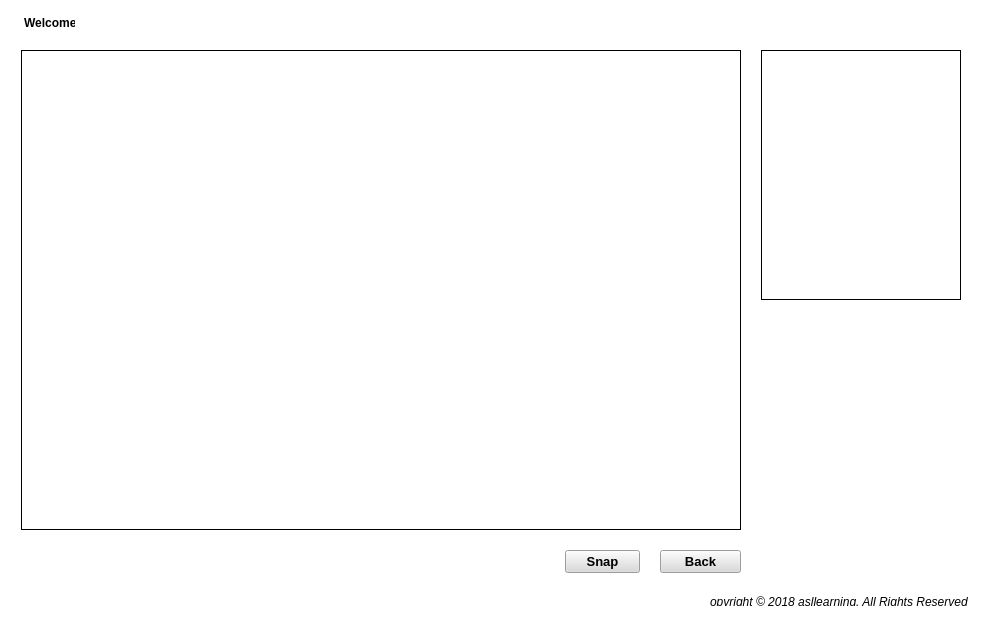
<?xml version="1.0" encoding="UTF-8"?>
<ui version="4.0">
 <class>ASL_predictor</class>
 <widget class="QMainWindow" name="ASL_predictor">
  <property name="geometry">
   <rect>
    <x>0</x>
    <y>0</y>
    <width>982</width>
    <height>628</height>
   </rect>
  </property>
  <property name="windowTitle">
   <string>ASL Learning - Predictor</string>
  </property>
  <property name="windowIcon">
   <iconset>
    <normaloff>favasl.png</normaloff>favasl.png</iconset>
  </property>
  <property name="autoFillBackground">
   <bool>false</bool>
  </property>
  <property name="styleSheet">
   <string notr="true">background-color: rgb(255, 255, 255);</string>
  </property>
  <property name="documentMode">
   <bool>false</bool>
  </property>
  <widget class="QWidget" name="centralwidget">
   <widget class="QLabel" name="lbl_time">
    <property name="geometry">
     <rect>
      <x>897</x>
      <y>10</y>
      <width>61</width>
      <height>21</height>
     </rect>
    </property>
    <property name="font">
     <font>
      <pointsize>10</pointsize>
      <weight>75</weight>
      <bold>true</bold>
     </font>
    </property>
    <property name="text">
     <string>&lt;time&gt;</string>
    </property>
    <property name="alignment">
     <set>Qt::AlignRight|Qt::AlignTrailing|Qt::AlignVCenter</set>
    </property>
   </widget>
   <widget class="QPushButton" name="btn_back">
    <property name="geometry">
     <rect>
      <x>660</x>
      <y>550</y>
      <width>81</width>
      <height>23</height>
     </rect>
    </property>
    <property name="font">
     <font>
      <pointsize>10</pointsize>
      <weight>75</weight>
      <bold>true</bold>
     </font>
    </property>
    <property name="styleSheet">
     <string notr="true">background-color: rgb(218, 218, 218);</string>
    </property>
    <property name="text">
     <string>Back</string>
    </property>
    <property name="icon">
     <iconset>
      <normaloff>back.png</normaloff>back.png</iconset>
    </property>
    <property name="shortcut">
     <string>Backspace</string>
    </property>
   </widget>
   <widget class="QLabel" name="lbl_date">
    <property name="geometry">
     <rect>
      <x>757</x>
      <y>10</y>
      <width>121</width>
      <height>21</height>
     </rect>
    </property>
    <property name="font">
     <font>
      <weight>75</weight>
      <bold>true</bold>
     </font>
    </property>
    <property name="text">
     <string>&lt;date&gt;</string>
    </property>
    <property name="alignment">
     <set>Qt::AlignRight|Qt::AlignTrailing|Qt::AlignVCenter</set>
    </property>
   </widget>
   <widget class="QPushButton" name="btn_snap">
    <property name="geometry">
     <rect>
      <x>565</x>
      <y>550</y>
      <width>75</width>
      <height>23</height>
     </rect>
    </property>
    <property name="font">
     <font>
      <pointsize>10</pointsize>
      <weight>75</weight>
      <bold>true</bold>
     </font>
    </property>
    <property name="styleSheet">
     <string notr="true">background-color: rgb(218, 218, 218);</string>
    </property>
    <property name="text">
     <string>Snap</string>
    </property>
    <property name="icon">
     <iconset>
      <normaloff>snap.png</normaloff>snap.png</iconset>
    </property>
    <property name="shortcut">
     <string>S</string>
    </property>
   </widget>
   <widget class="QLabel" name="lbl_cam">
    <property name="geometry">
     <rect>
      <x>21</x>
      <y>50</y>
      <width>720</width>
      <height>480</height>
     </rect>
    </property>
    <property name="frameShape">
     <enum>QFrame::Box</enum>
    </property>
    <property name="text">
     <string/>
    </property>
   </widget>
   <widget class="QLabel" name="lbl_img_snap">
    <property name="geometry">
     <rect>
      <x>761</x>
      <y>50</y>
      <width>200</width>
      <height>250</height>
     </rect>
    </property>
    <property name="frameShape">
     <enum>QFrame::Box</enum>
    </property>
    <property name="text">
     <string/>
    </property>
   </widget>
   <widget class="QLabel" name="lbl_ans">
    <property name="geometry">
     <rect>
      <x>761</x>
      <y>320</y>
      <width>201</width>
      <height>41</height>
     </rect>
    </property>
    <property name="font">
     <font>
      <pointsize>24</pointsize>
      <weight>75</weight>
      <italic>false</italic>
      <bold>true</bold>
      <underline>false</underline>
      <strikeout>false</strikeout>
     </font>
    </property>
    <property name="text">
     <string/>
    </property>
    <property name="alignment">
     <set>Qt::AlignCenter</set>
    </property>
   </widget>
   <widget class="QLabel" name="label">
    <property name="geometry">
     <rect>
      <x>710</x>
      <y>591</y>
      <width>261</width>
      <height>21</height>
     </rect>
    </property>
    <property name="font">
     <font>
      <italic>true</italic>
     </font>
    </property>
    <property name="text">
     <string>Copyright © 2018 asllearning. All Rights Reserved </string>
    </property>
    <property name="alignment">
     <set>Qt::AlignRight|Qt::AlignTrailing|Qt::AlignVCenter</set>
    </property>
   </widget>
   <widget class="QLabel" name="lbl_name">
    <property name="geometry">
     <rect>
      <x>81</x>
      <y>13</y>
      <width>220</width>
      <height>20</height>
     </rect>
    </property>
    <property name="text">
     <string/>
    </property>
   </widget>
   <widget class="QLabel" name="lblname_2">
    <property name="geometry">
     <rect>
      <x>24</x>
      <y>13</y>
      <width>51</width>
      <height>20</height>
     </rect>
    </property>
    <property name="font">
     <font>
      <weight>75</weight>
      <bold>true</bold>
     </font>
    </property>
    <property name="text">
     <string>Welcome</string>
    </property>
   </widget>
  </widget>
  <widget class="QStatusBar" name="statusbar"/>
 </widget>
 <resources/>
 <connections/>
</ui>
